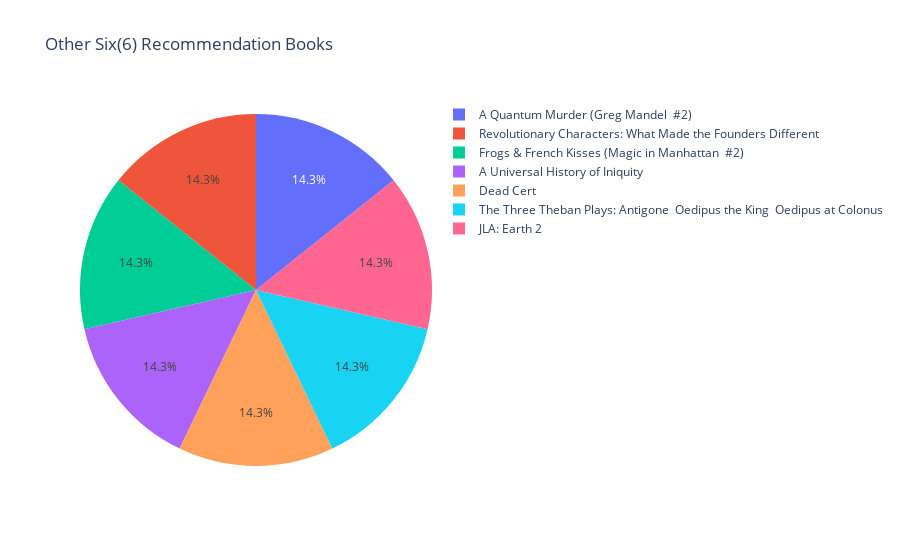

Notebook source saved alongside this figure:
### Code cell
def Recommender(bookTitle):
    BookList = []
    bookId = BooksData[BooksData['title'] == bookTitle].index
    bookId = bookId[0]
    for newId in listId[bookId]:
        BookList.append(BooksData.loc[newId].title)
    return BookList


try:
   userInput = input("Enter book title: ")
   RecommendedBooks = Recommender(userInput)
   figure = px.pie(names=RecommendedBooks,title="Other Six(6) Recommendation Books")
   figure.show()
except:
    print("Book Not Found!")
    print("Search Different Book")

### Figure 1 — Plotly figure (JSON) as saved in the notebook; plotly's stock layout.template omitted (floating-point values rounded to 4 significant figures)
{"data": [{"domain": {"x": [0, 1], "y": [0, 1]}, "hovertemplate": "label=%{label}<extra></extra>", "labels": ["A Quantum Murder (Greg Mandel  #2)", "Revolutionary Characters: What Made the Founders Different", "Frogs & French Kisses (Magic in Manhattan  #2)", "A Universal History of Iniquity", "Dead Cert", "The Three Theban Plays: Antigone  Oedipus the King  Oedipus at Colonus", "JLA: Earth 2"], "legendgroup": "", "name": "", "showlegend": true, "type": "pie"}], "layout": {"legend": {"tracegroupgap": 0}, "title": {"text": "Other Six(6) Recommendation Books"}}}
